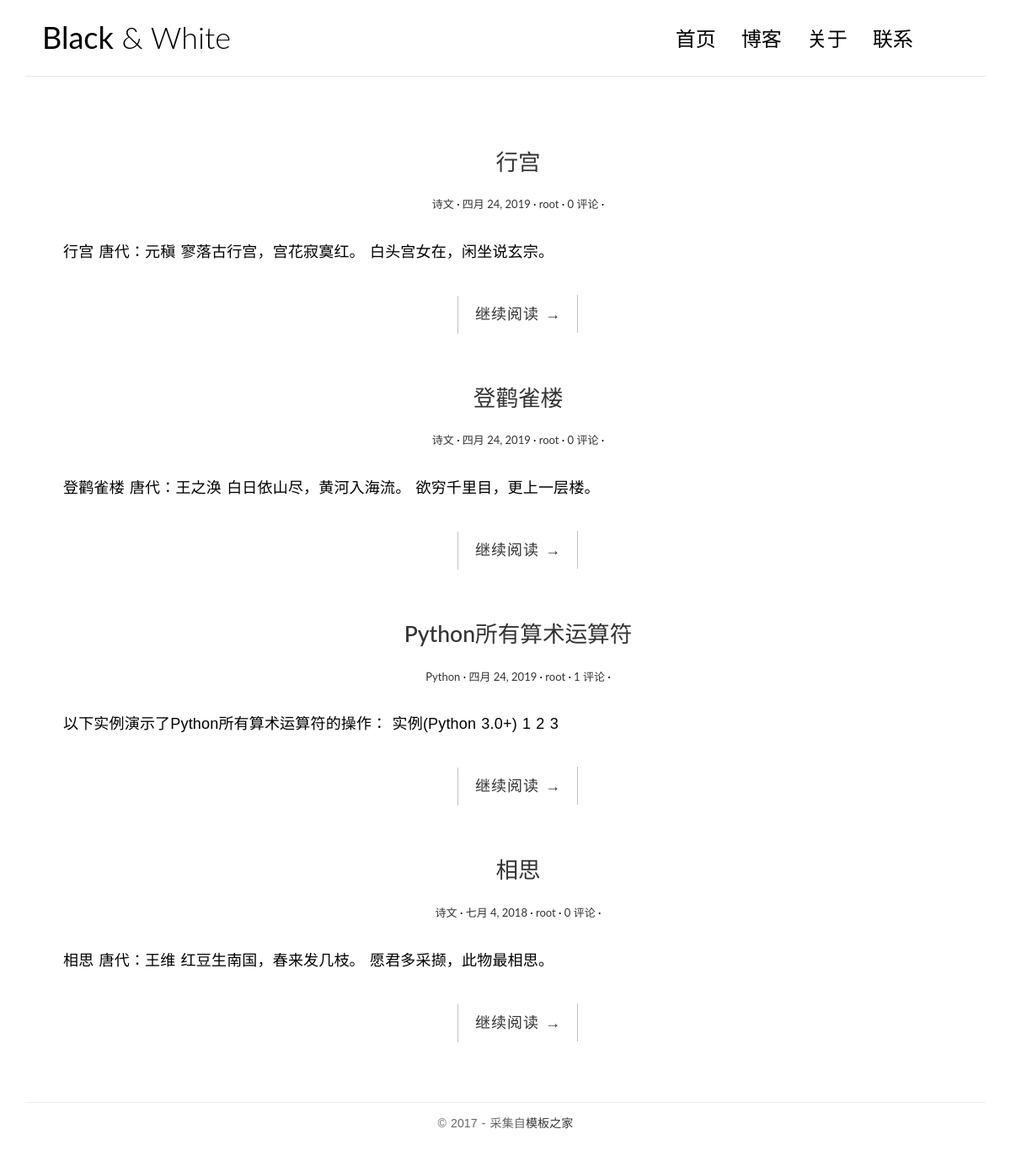
Page /more on the earlier database version.
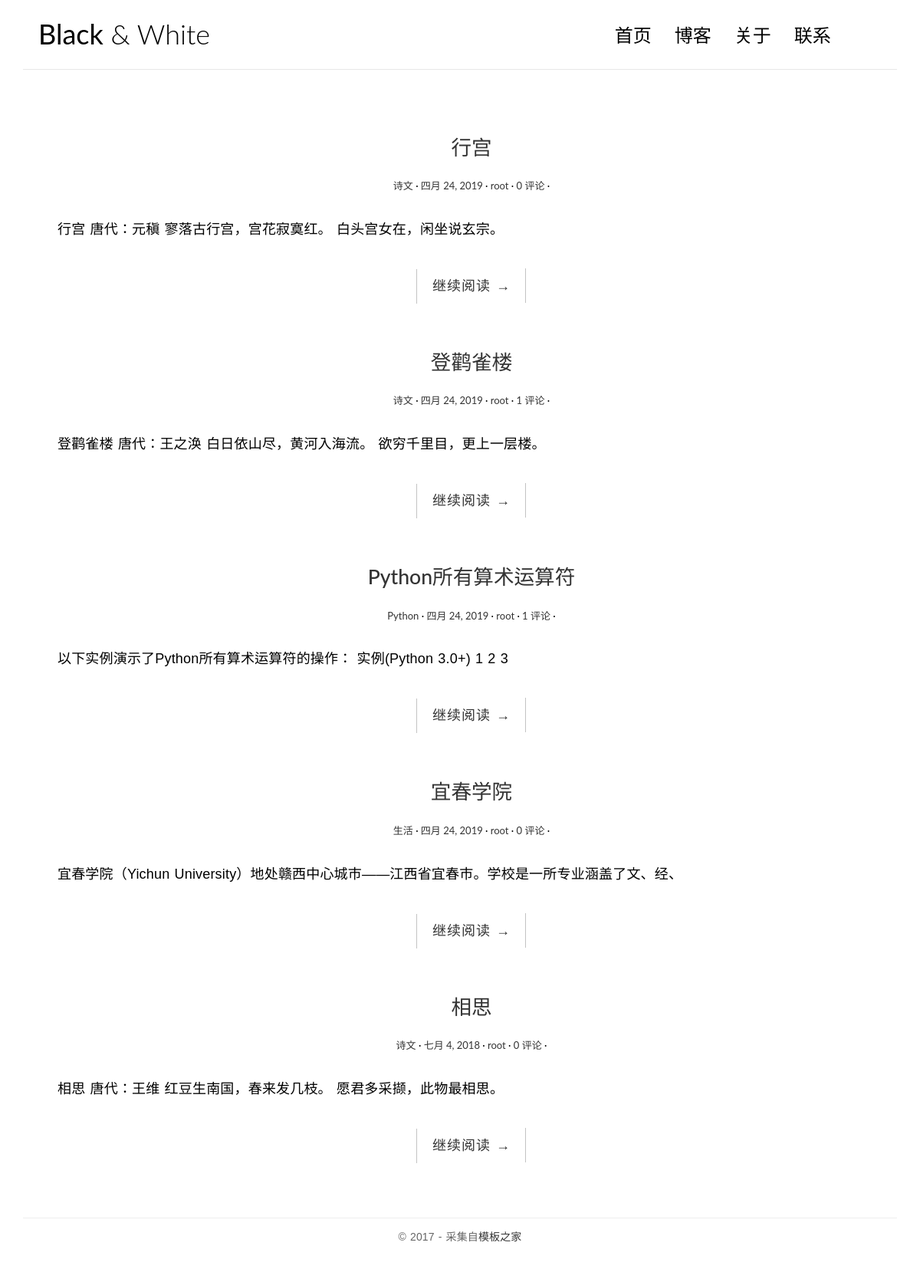
Same page on the later database version.
### blog/models.py (models this page shows, shortened)
class Post(models.Model):
    title = models.CharField(max_length=100)
    body = models.TextField()
    created_time = models.DateField()
    modified_time = models.DateField(blank=True)
    category = models.ForeignKey(Category)
    tags = models.ManyToManyField(Tag,blank=True)
    author = models.ForeignKey(User)
    views = models.PositiveIntegerField(default=0)
    excerpt = models.CharField(max_length=200, blank=True)
    class Meta:
        ordering = ['-created_time','title']

class Category(models.Model):
    name = models.CharField(max_length=100)
    def __str__(self):
        return self.name

### blog/views.py (the view)
# urls.py: url(r'^more$',views.more,name='more'),
def more(request):
    post_list = Post.objects.all().order_by('-created_time')
    return render(request, 'blog/more.html', context={
        'title': '首页',
        'welcome': '这是第一个页面',
        'post_list': post_list,
    })

### templates/blog/more.html
{% extends 'base_broder.html' %}
{% block main %}
		<div class="content-body">
			<div class="container">
				<div class="row">
					<main class="col-md-12">
						{% for post in post_list %}
						<article class="post post-1">
							<header class="entry-header">
								<h1 class="entry-title">
									<a href="single.html">{{ post.title }}</a>
								</h1>
								<div class="entry-meta">
									<span class="post-category"><a href="#">{{ post.category}}</a></span>
									<span class="post-date"><a href="#"><time class="entry-date" datetime="2012-11-09T23:15:57+00:00">{{ post.created_time }}</time></a></span>
									<span class="post-author"><a href="#">{{ post.author }}</a></span>
									<span class="comments-link"><a href="">{{ post.comment_set.count }} 评论</a></span>
								</div>
							</header>
							<div class="entry-content clearfix">
								<p>{{ post.excerpt }}</p>
								<div class="read-more cl-effect-14">
									<a href="{% url 'blog:detail' post.pk %}" class="more-link">继续阅读 <span class="meta-nav">→</span></a>
								</div>
							</div>
						</article>
						{% endfor %}
					</main>
				</div>
			</div>
		</div>
{% endblock main%}

Differences in the rows shown:
changed Post "登鹳雀楼": comment_set.count "0" → "1"
added Post: title "宜春学院", category "生活", created_time "四月 24, 2019", author "root", comment_set.count "0", excerpt "宜春学院（Yichun University）地处赣西中心城市——江西省宜春市。学校是一所专业涵盖了文、经、"
